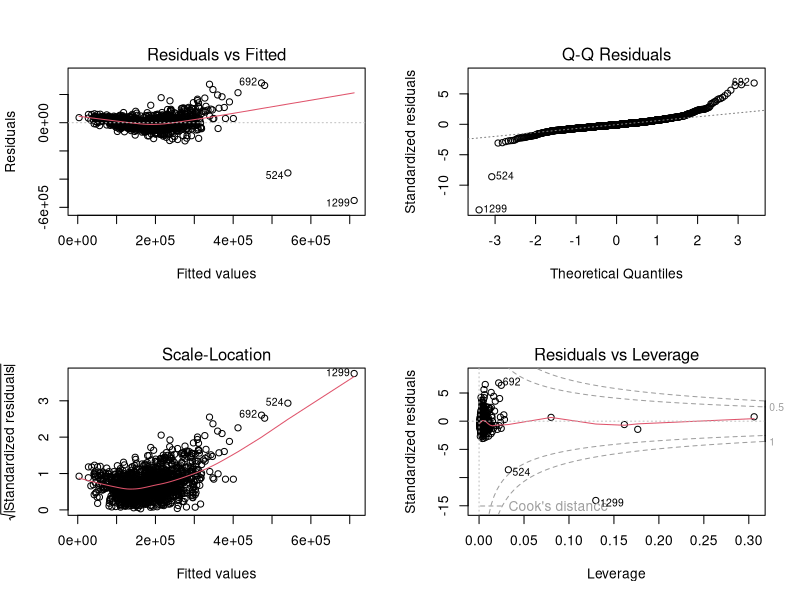
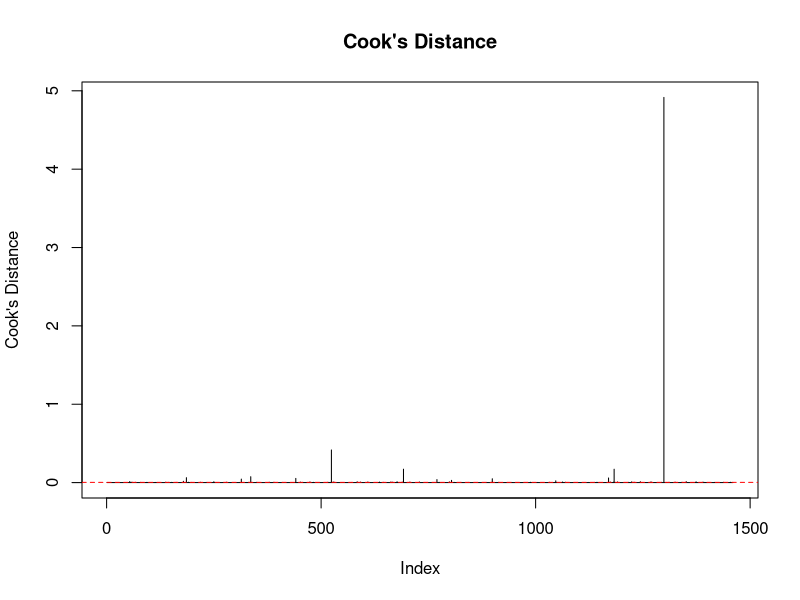
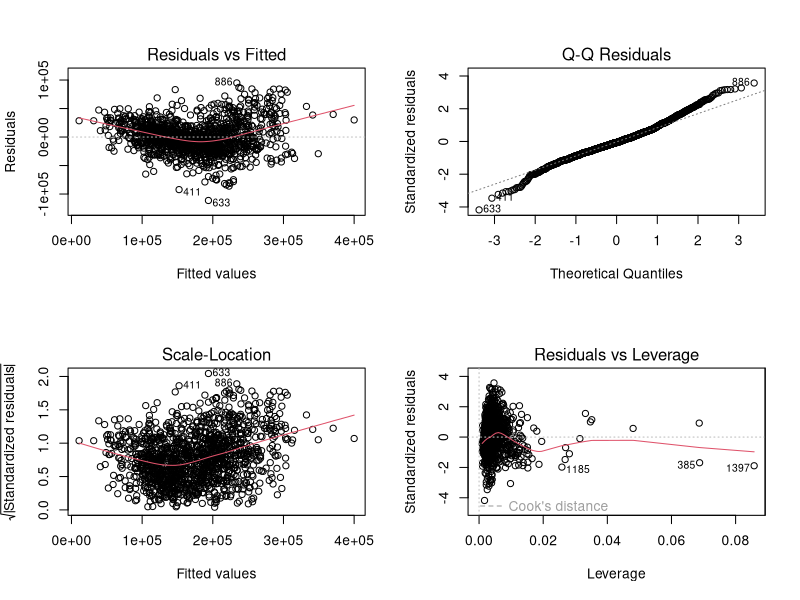

Write R code to recreate these figures, in order.
# Cargar el conjunto de datos filtrado
precios_casas_filtrado <- read.csv("precios_casas_filtrado.csv")

# Paso 1: Análisis inicial del modelo con la variable original (SalePrice)
library(MASS)
library(car)

# Variables predictoras y fórmula del modelo
predictoras_numericas <- c("LotArea", "GrLivArea", "TotalBsmtSF", "YearBuilt", "GarageCars")
formula_completa <- as.formula(paste("SalePrice ~", paste(predictoras_numericas, collapse = " + ")))

# Ajustar el modelo completo con los datos originales
modelo_completo <- lm(formula_completa, data = precios_casas_filtrado)
summary(modelo_completo)

# Diagnóstico inicial del modelo original
# Guardar las gráficas de diagnóstico
png("diagnostico_modelo_original.png")
par(mfrow = c(2, 2))
plot(modelo_completo)
dev.off()

# Validación del modelo original con conjunto de prueba
set.seed(123)
train_indices <- sample(1:nrow(precios_casas_filtrado), 0.8 * nrow(precios_casas_filtrado))
datos_entrenamiento <- precios_casas_filtrado[train_indices, ]
datos_prueba <- precios_casas_filtrado[-train_indices, ]

# Ajustar el modelo original con los datos de entrenamiento
modelo_completo_entrenamiento <- lm(formula_completa, data = datos_entrenamiento)

# Predecir en los datos de prueba (modelo original)
predicciones_original <- predict(modelo_completo_entrenamiento, newdata = datos_prueba)

# Calcular RMSE para el modelo original
rmse_original <- sqrt(mean((datos_prueba$SalePrice - predicciones_original)^2))

# Calcular MAE y MAPE para el modelo original
mae_original <- mean(abs(datos_prueba$SalePrice - predicciones_original))
mape_original <- mean(abs((datos_prueba$SalePrice - predicciones_original) / datos_prueba$SalePrice)) * 100

cat("\nError RMSE en el conjunto de prueba (modelo original):", rmse_original, "\n")
cat("MAE:", mae_original, "| MAPE:", mape_original, "%\n")

# Paso 2: Identificación de puntos influyentes con Cook's Distance
cooks_distances <- cooks.distance(modelo_completo)
influential_points <- which(cooks_distances > (4 / nrow(precios_casas_filtrado)))
cat("Puntos influyentes identificados (Cook's Distance):", influential_points, "\n")

# Visualizar Cook's Distance
# Guardar la gráfica de Cook's Distance
png("cooks_distance.png")
plot(cooks_distances, type = "h", main = "Cook's Distance", ylab = "Cook's Distance")
abline(h = 4 / nrow(precios_casas_filtrado), col = "red", lty = 2)
dev.off()

# Crear un nuevo conjunto de datos sin los puntos influyentes
if (length(influential_points) > 0) {
  precios_casas_sin_influencia <- precios_casas_filtrado[-influential_points, ]
} else {
  precios_casas_sin_influencia <- precios_casas_filtrado
}

# Ajustar el modelo sin puntos influyentes
modelo_sin_influencia <- lm(formula_completa, data = precios_casas_sin_influencia)
summary(modelo_sin_influencia)

# Diagnóstico del modelo sin puntos influyentes
# Guardar las gráficas de diagnóstico
png("diagnostico_modelo_sin_influencia.png")
par(mfrow = c(2, 2))
plot(modelo_sin_influencia)
dev.off()

# Validación del modelo sin puntos influyentes con conjunto de prueba
datos_entrenamiento_sin_influencia <- precios_casas_sin_influencia[train_indices, ]
datos_prueba_sin_influencia <- precios_casas_sin_influencia[-train_indices, ]
modelo_sin_influencia_entrenamiento <- lm(formula_completa, data = datos_entrenamiento_sin_influencia)

# Predecir en los datos de prueba (modelo sin puntos influyentes)
predicciones_sin_influencia <- predict(modelo_sin_influencia_entrenamiento, newdata = datos_prueba_sin_influencia)

# Calcular RMSE, MAE y MAPE para el modelo sin puntos influyentes
rmse_sin_influencia <- sqrt(mean((datos_prueba_sin_influencia$SalePrice - predicciones_sin_influencia)^2))
mae_sin_influencia <- mean(abs(datos_prueba_sin_influencia$SalePrice - predicciones_sin_influencia))
mape_sin_influencia <- mean(abs((datos_prueba_sin_influencia$SalePrice - predicciones_sin_influencia) / datos_prueba_sin_influencia$SalePrice)) * 100

cat("\nError RMSE en el conjunto de prueba (modelo sin puntos influyentes):", rmse_sin_influencia, "\n")
cat("MAE:", mae_sin_influencia, "| MAPE:", mape_sin_influencia, "%\n")

# Paso 3: Transformación logarítmica (antes de dividir en entrenamiento y prueba)
precios_casas_sin_influencia$LogSalePrice <- log(precios_casas_sin_influencia$SalePrice)

# Ajustar el modelo con la variable transformada
formula_transformada <- as.formula(paste("LogSalePrice ~", paste(predictoras_numericas, collapse = " + ")))

# Dividir los datos con la transformación aplicada
datos_entrenamiento_sin_influencia <- precios_casas_sin_influencia[train_indices, ]
datos_prueba_sin_influencia <- precios_casas_sin_influencia[-train_indices, ]

# Ajustar el modelo transformado con datos de entrenamiento
modelo_transformado_entrenamiento <- lm(formula_transformada, data = datos_entrenamiento_sin_influencia)
summary(modelo_transformado_entrenamiento)

# Predecir en el conjunto de prueba (modelo transformado)
predicciones_log <- predict(modelo_transformado_entrenamiento, newdata = datos_prueba_sin_influencia)

# Transformar de nuevo las predicciones al valor original
predicciones_orig <- exp(predicciones_log)

# Calcular RMSE, MAE y MAPE para el modelo transformado
rmse_transformado <- sqrt(mean((datos_prueba_sin_influencia$SalePrice - predicciones_orig)^2))
mae_transformado <- mean(abs(datos_prueba_sin_influencia$SalePrice - predicciones_orig))
mape_transformado <- mean(abs((datos_prueba_sin_influencia$SalePrice - predicciones_orig) / datos_prueba_sin_influencia$SalePrice)) * 100

cat("\nError RMSE en el conjunto de prueba (modelo transformado):", rmse_transformado, "\n")
cat("MAE:", mae_transformado, "| MAPE:", mape_transformado, "%\n")

# Paso 4: Comparación de modelos
cat("Resumen de Comparaciones:\n")
cat("\nModelo Original (con puntos influyentes):\n")
cat("RMSE:", rmse_original, "| MAE:", mae_original, "| MAPE:", mape_original, "%\n")
cat("\nModelo Sin Puntos Influyentes:\n")
cat("RMSE:", rmse_sin_influencia, "| MAE:", mae_sin_influencia, "| MAPE:", mape_sin_influencia, "%\n")
cat("\nModelo Transformado:\n")
cat("RMSE:", rmse_transformado, "| MAE:", mae_transformado, "| MAPE:", mape_transformado, "%\n")

